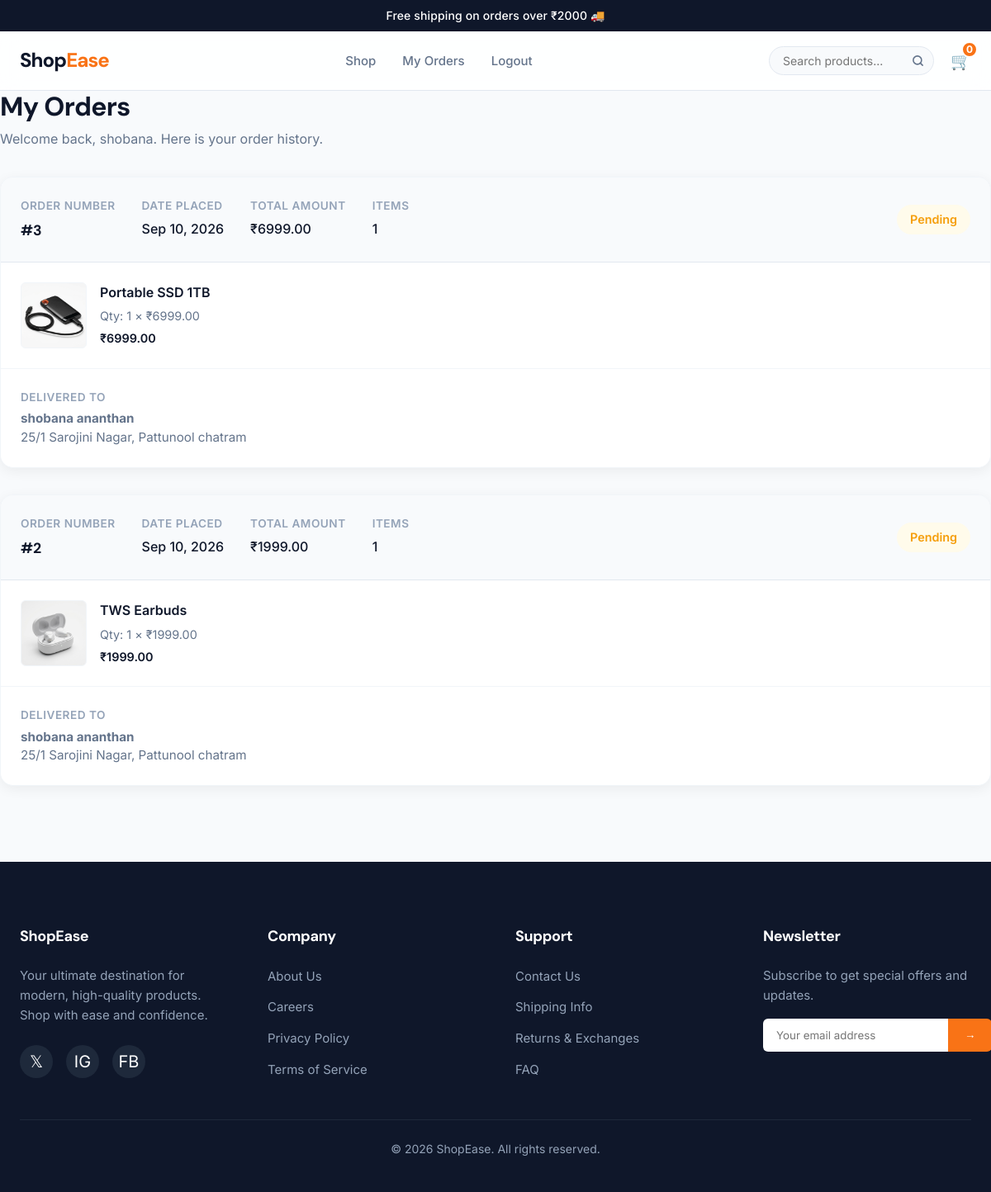
/my-orders/ (signed in), run on the app's committed database.
### shop/models.py (models this page shows, shortened)
class Order(models.Model):
    STATUS_CHOICES = [
        ("pending", "Pending"),
        ("confirmed", "Confirmed"),
        ("shipped", "Shipped"),
        ("delivered", "Delivered"),
    ]
    user = models.ForeignKey(
        User,
        on_delete=models.SET_NULL,
        null=True,
        blank=True,
        related_name="orders",
    )
    name = models.CharField(max_length=200)
    email = models.EmailField()
    phone = models.CharField(max_length=20)
    address = models.TextField()
    total = models.DecimalField(max_digits=10, decimal_places=2)
    status = models.CharField(max_length=20, choices=STATUS_CHOICES, default="pending")
    created_at = models.DateTimeField(auto_now_add=True)
    class Meta:
        ordering = ["-created_at"]

class OrderItem(models.Model):
    order = models.ForeignKey(Order, on_delete=models.CASCADE, related_name="items")
    product = models.ForeignKey(Product, on_delete=models.SET_NULL, null=True)
    quantity = models.IntegerField()
    price = models.DecimalField(max_digits=10, decimal_places=2)
    def get_subtotal(self):
        return self.price * self.quantity

class Product(models.Model):
    category = models.ForeignKey(
        Category,
        on_delete=models.SET_NULL,
        null=True,
        blank=True,
        related_name="products",
    )
    name = models.CharField(max_length=200)
    slug = models.SlugField(unique=True, blank=True)
    description = models.TextField()
    price = models.DecimalField(max_digits=10, decimal_places=2)
    image = models.ImageField(upload_to="products/", blank=True, null=True)
    stock = models.IntegerField(default=0)
    created_at = models.DateTimeField(auto_now_add=True)
    class Meta:
        ordering = ["-created_at"]

### shop/views.py (the view)
# urls.py: path("my-orders/", views.my_orders, name="my_orders"),
@login_required
def my_orders(request):
    orders = (
        Order.objects.filter(user=request.user)
        .prefetch_related("items__product")
        .order_by("-created_at")
    )
    return render(request, "shop/my_orders.html", {"orders": orders})

### shop/context_processors.py (called while the page is built)
def cart_count(request):
    cart = request.session.get("cart", {})
    count = sum(cart.values())
    return {"cart_count": count}

### shop/templates/shop/my_orders.html (shortened to what this page needs)
{% extends "shop/base.html" %}
{% block content %}
<div class="page-header">
    <h1 style="font-family: 'DM Sans', sans-serif; color: var(--text); margin-bottom: 0.5rem;">My Orders</h1>
    <p style="color: var(--text-secondary);">Welcome back, {{ user.username }}. Here is your order history.</p>
</div>
<div class="orders-container">
    {% if orders %}
        {% for order in orders %}
        <div class="order-card">
            <div class="order-header">
                <div class="order-header-info">
                    <div class="order-info-block">
                        <span class="info-label">Order Number</span>
                        <span class="order-id">#{{ order.id }}</span>
                    </div>
                    <div class="order-info-block">
                        <span class="info-label">Date Placed</span>
                        <span class="info-value">{{ order.created_at|date:"M j, Y" }}</span>
                    </div>
                    <div class="order-info-block">
                        <span class="info-label">Total Amount</span>
                        <span class="info-value">₹{{ order.total|floatformat:2 }}</span>
                    </div>
                    <div class="order-info-block">
                        <span class="info-label">Items</span>
                        <span class="info-value">{{ order.items.count }}</span>
                    </div>
                </div>
                <div class="status-badge
                    {% if order.status == 'Pending' %}status-pending
                    {% elif order.status == 'Confirmed' %}status-confirmed
                    {% elif order.status == 'Shipped' %}status-shipped
                    {% elif order.status == 'Delivered' %}status-delivered
                    {% else %}status-pending{% endif %}">
                    {{ order.get_status_display|default:order.status }}
                </div>
            </div>
            <div class="order-body">
                <div class="order-items">
                    {% for item in order.items.all %}
                    <div class="order-item">
                        {% if item.product.image %}
                            <img src="{{ item.product.image.url }}" alt="{{ item.product.name }}" class="item-img">
                        {% else %}
                            <div class="item-img" style="display: flex; align-items: center; justify-content: center; font-size: 10px; color: var(--text-tertiary);">No Img</div>
                        {% endif %}
                        <div class="item-details">
                            <a href="{% url 'product_detail' item.product.slug %}" class="item-name">{{ item.product.name }}</a>
                            <span class="item-meta">Qty: {{ item.quantity }} × ₹{{ item.price|floatformat:2 }}</span>
                            <span class="item-meta" style="font-weight: 600; color: var(--text); margin-top: 0.25rem;">₹{{ item.get_subtotal|floatformat:2 }}</span>
                        </div>
                    </div>
                    {% endfor %}
                </div>
            </div>
            <div class="order-footer">
                <div class="shipping-address">
                    <span class="info-label" style="display: block;">Delivered To</span>
                    <p><strong>{{ order.name }}</strong><br>{{ order.address }}</p>
                </div>
            </div>
        </div>
        {% endfor %}
    {% endif %}
</div>
{% endblock %}

### shop/templates/shop/base.html (style rules this page uses)
:root { --primary: #0f172a; --primary-600: #1e293b; --primary-400: #475569; --accent: #f97316; --accent-hover: #ea580c; --accent-light: #fff7ed; --bg: #f8fafc; --card: #ffffff; --text: #0f172a; --text-secondary: #64748b; --text-tertiary: #94a3b8; --border: #e2e8f0; --border-light: #f1f5f9; --success: #10b981; --success-light: #ecfdf5; --danger: #ef4444; --danger-light: #fef2f2; --warning: #f59e0b; --warning-light: #fffbeb; --radius-sm: 6px; --radius: 10px; --radius-lg: 16px; --radius-xl: 20px; --shadow-sm: 0 1px 3px rgba(0,0,0,0.04); --shadow: 0 4px 16px rgba(0,0,0,0.06); --shadow-lg: 0 12px 40px rgba(0,0,0,0.1); --shadow-hover: 0 20px 50px rgba(0,0,0,0.12); --transition: all 0.25s cubic-bezier(0.4, 0, 0.2, 1); }
*, *::before, *::after { box-sizing: border-box; margin: 0; padding: 0; }
body { font-family: 'Inter', sans-serif; background-color: var(--bg); color: var(--text); line-height: 1.6; -webkit-font-smoothing: antialiased; display: flex; flex-direction: column; min-height: 100vh; }
h1, h2, h3, h4, h5, h6 { font-family: 'DM Sans', sans-serif; font-weight: 700; line-height: 1.2; letter-spacing: -0.02em; }
a { color: inherit; text-decoration: none; transition: var(--transition); }
img { max-width: 100%; height: auto; display: block; }

### shop/templates/shop/my_orders.html (style rules this page uses)
.orders-container { margin-top: 2rem; }
.order-card { background: var(--card); border-radius: var(--radius-lg); box-shadow: var(--shadow); margin-bottom: 2rem; overflow: hidden; border: 1px solid var(--border-light); }
.order-header { background: var(--bg); padding: 1.5rem; display: flex; flex-wrap: wrap; justify-content: space-between; align-items: center; border-bottom: 1px solid var(--border); gap: 1rem; }
.order-header-info { display: flex; gap: 2rem; flex-wrap: wrap; }
.order-info-block { display: flex; flex-direction: column; }
.info-label { font-size: 0.85rem; color: var(--text-tertiary); text-transform: uppercase; letter-spacing: 0.5px; margin-bottom: 0.25rem; font-weight: 600; }
.info-value { font-weight: 500; color: var(--text); }
.order-id { font-family: 'DM Sans', sans-serif; font-size: 1.1rem; font-weight: 700; color: var(--primary); }
.status-badge { padding: 0.4rem 1rem; border-radius: var(--radius-xl); font-weight: 600; font-size: 0.9rem; display: inline-flex; align-items: center; }
.status-pending { background: var(--warning-light); color: var(--warning); }
.order-body { padding: 1.5rem; }
.order-items { display: grid; grid-template-columns: repeat(auto-fill, minmax(300px, 1fr)); gap: 1.5rem; }
.order-item { display: flex; gap: 1rem; align-items: center; }
.item-img { width: 80px; height: 80px; object-fit: cover; border-radius: var(--radius-sm); background: var(--bg); border: 1px solid var(--border-light); }
.item-details { display: flex; flex-direction: column; }
.item-name { font-weight: 600; color: var(--text); margin-bottom: 0.25rem; text-decoration: none; }
.item-meta { font-size: 0.9rem; color: var(--text-secondary); }
.order-footer { background: var(--card); padding: 1.5rem; border-top: 1px solid var(--border-light); display: flex; justify-content: space-between; align-items: flex-end; }
.shipping-address { max-width: 60%; }
.shipping-address p { color: var(--text-secondary); font-size: 0.95rem; margin-top: 0.25rem; line-height: 1.5; }

### data on the page
Order: id "3", created_at "Sep 10, 2026", total "6999.00", items.count "1", status "Pending", name "shobana ananthan", address "25/1 Sarojini Nagar, Pattunool chatram"
OrderItem: product.image (picture), product.name "Portable SSD 1TB", quantity "1", price "6999.00", get_subtotal "6999.00"
Order: id "2", created_at "Sep 10, 2026", total "1999.00", items.count "1", status "Pending", name "shobana ananthan", address "25/1 Sarojini Nagar, Pattunool chatram"
OrderItem: product.image (picture), product.name "TWS Earbuds", quantity "1", price "1999.00", get_subtotal "1999.00"

### other printed values
{{ cart_count|default:"0" }} "0"
{{ user.username }} "shobana"
